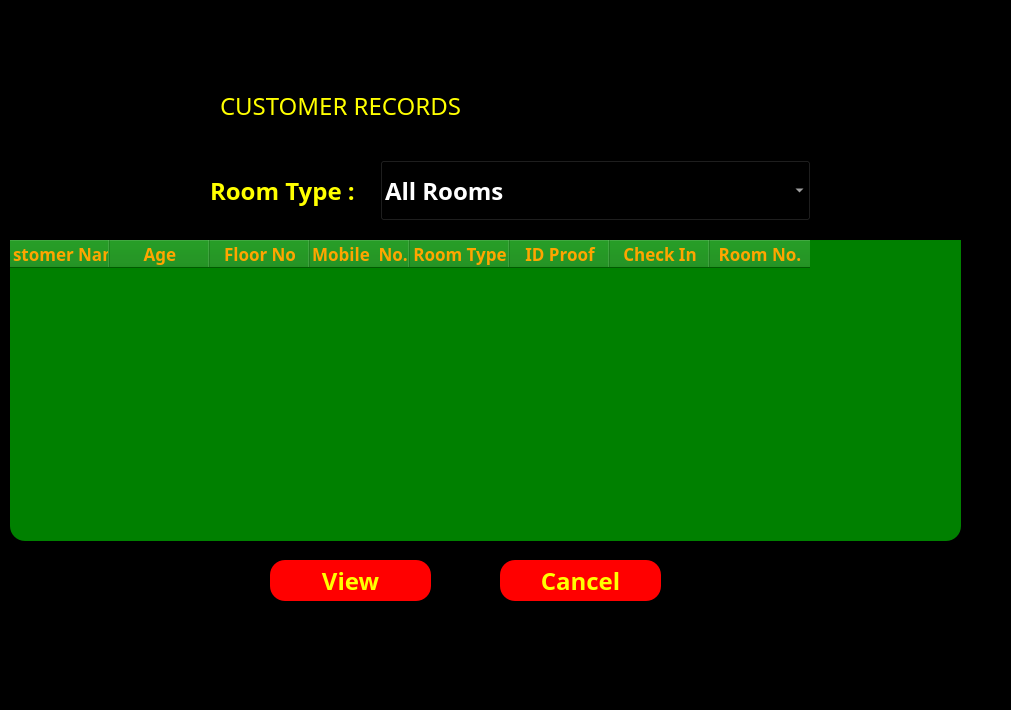
<?xml version="1.0" encoding="UTF-8"?>
<ui version="4.0">
 <class>Dialog</class>
 <widget class="QDialog" name="Dialog">
  <property name="geometry">
   <rect>
    <x>0</x>
    <y>0</y>
    <width>1011</width>
    <height>710</height>
   </rect>
  </property>
  <property name="windowTitle">
   <string>Dialog</string>
  </property>
  <property name="styleSheet">
   <string notr="true">*{
background:rgba;
font-family:century gothic;
font-size:24px;
}
QFrame
{
background:rgba;
border-radius:15px
}
QPushButton
{
background:red;
border-radius:60px;
}
QToolButton
{
background:red;
border-radius:60px;
}
QLabel
{
color:white;
background:transparent;
}
QPushButton
{
color:white;
border-radius:15px;
}
QPushButton:hover
{
color:#333;
border-radius:15px;
background:#49ebff;
}
QLineEdit
{
background:transparent;
border:none;
color:#717072;
border-bottom:1px solid #717072
}
</string>
  </property>
  <widget class="QFrame" name="frame">
   <property name="geometry">
    <rect>
     <x>10</x>
     <y>40</y>
     <width>981</width>
     <height>621</height>
    </rect>
   </property>
   <property name="styleSheet">
    <string notr="true">color:yellow;
</string>
   </property>
   <property name="frameShape">
    <enum>QFrame::StyledPanel</enum>
   </property>
   <property name="frameShadow">
    <enum>QFrame::Raised</enum>
   </property>
   <widget class="QLabel" name="label">
    <property name="geometry">
     <rect>
      <x>210</x>
      <y>40</y>
      <width>421</width>
      <height>51</height>
     </rect>
    </property>
    <property name="styleSheet">
     <string notr="true">QLabel{
font-weight: bold;
font-size: 40px;
color:orange;

};</string>
    </property>
    <property name="text">
     <string>CUSTOMER RECORDS</string>
    </property>
   </widget>
   <widget class="QPushButton" name="homebtn">
    <property name="geometry">
     <rect>
      <x>0</x>
      <y>40</y>
      <width>93</width>
      <height>28</height>
     </rect>
    </property>
    <property name="styleSheet">
     <string notr="true">QPushButton
{
font-size:14px;
color:white;
background:transparent;
}</string>
    </property>
    <property name="text">
     <string/>
    </property>
    <property name="icon">
     <iconset>
      <normaloff>icons/arrow-left.svg</normaloff>icons/arrow-left.svg</iconset>
    </property>
    <property name="iconSize">
     <size>
      <width>32</width>
      <height>32</height>
     </size>
    </property>
   </widget>
   <widget class="QComboBox" name="roomtype">
    <property name="geometry">
     <rect>
      <x>370</x>
      <y>120</y>
      <width>431</width>
      <height>61</height>
     </rect>
    </property>
    <property name="styleSheet">
     <string notr="true">font-weight: bold;
background:black;
color:white</string>
    </property>
    <item>
     <property name="text">
      <string>All Rooms</string>
     </property>
    </item>
    <item>
     <property name="text">
      <string>Single Bed Room- AC</string>
     </property>
    </item>
    <item>
     <property name="text">
      <string>Double Bed Room- AC</string>
     </property>
    </item>
    <item>
     <property name="text">
      <string>Luxary Room</string>
     </property>
    </item>
    <item>
     <property name="text">
      <string>Single Bed Room- NON AC</string>
     </property>
    </item>
    <item>
     <property name="text">
      <string>Double Bed Room- NON AC</string>
     </property>
    </item>
   </widget>
   <widget class="QLabel" name="label_4">
    <property name="geometry">
     <rect>
      <x>200</x>
      <y>130</y>
      <width>211</width>
      <height>41</height>
     </rect>
    </property>
    <property name="font">
     <font>
      <family>century gothic</family>
      <pointsize>-1</pointsize>
      <weight>75</weight>
      <bold>true</bold>
     </font>
    </property>
    <property name="styleSheet">
     <string notr="true">font-weight: bold;</string>
    </property>
    <property name="text">
     <string>Room Type : </string>
    </property>
   </widget>
   <widget class="QPushButton" name="view">
    <property name="geometry">
     <rect>
      <x>260</x>
      <y>520</y>
      <width>161</width>
      <height>41</height>
     </rect>
    </property>
    <property name="styleSheet">
     <string notr="true">font-weight: bold;</string>
    </property>
    <property name="text">
     <string>View</string>
    </property>
   </widget>
   <widget class="QPushButton" name="cancel">
    <property name="geometry">
     <rect>
      <x>490</x>
      <y>520</y>
      <width>161</width>
      <height>41</height>
     </rect>
    </property>
    <property name="styleSheet">
     <string notr="true">font-weight: bold;</string>
    </property>
    <property name="text">
     <string>Cancel</string>
    </property>
   </widget>
   <widget class="QTableWidget" name="rooms">
    <property name="geometry">
     <rect>
      <x>0</x>
      <y>200</y>
      <width>951</width>
      <height>301</height>
     </rect>
    </property>
    <property name="sizePolicy">
     <sizepolicy hsizetype="Expanding" vsizetype="Expanding">
      <horstretch>0</horstretch>
      <verstretch>10</verstretch>
     </sizepolicy>
    </property>
    <property name="minimumSize">
     <size>
      <width>30</width>
      <height>0</height>
     </size>
    </property>
    <property name="sizeIncrement">
     <size>
      <width>90</width>
      <height>0</height>
     </size>
    </property>
    <property name="styleSheet">
     <string notr="true">font-weight: bold;
font-size: 17px;
color:orange;
background:green;</string>
    </property>
    <property name="lineWidth">
     <number>5</number>
    </property>
    <property name="alternatingRowColors">
     <bool>true</bool>
    </property>
    <property name="gridStyle">
     <enum>Qt::SolidLine</enum>
    </property>
    <attribute name="horizontalHeaderMinimumSectionSize">
     <number>100</number>
    </attribute>
    <attribute name="horizontalHeaderShowSortIndicator" stdset="0">
     <bool>false</bool>
    </attribute>
    <attribute name="horizontalHeaderStretchLastSection">
     <bool>false</bool>
    </attribute>
    <attribute name="verticalHeaderDefaultSectionSize">
     <number>100</number>
    </attribute>
    <attribute name="verticalHeaderMinimumSectionSize">
     <number>100</number>
    </attribute>
    <attribute name="verticalHeaderShowSortIndicator" stdset="0">
     <bool>false</bool>
    </attribute>
    <attribute name="verticalHeaderStretchLastSection">
     <bool>false</bool>
    </attribute>
    <column>
     <property name="text">
      <string>Customer Name</string>
     </property>
    </column>
    <column>
     <property name="text">
      <string>Age</string>
     </property>
    </column>
    <column>
     <property name="text">
      <string>Floor No</string>
     </property>
    </column>
    <column>
     <property name="text">
      <string>Mobile  No.</string>
     </property>
    </column>
    <column>
     <property name="text">
      <string>Room Type</string>
     </property>
    </column>
    <column>
     <property name="text">
      <string>ID Proof</string>
     </property>
    </column>
    <column>
     <property name="text">
      <string>Check In</string>
     </property>
    </column>
    <column>
     <property name="text">
      <string>Room No.</string>
     </property>
    </column>
   </widget>
  </widget>
 </widget>
 <resources/>
 <connections/>
</ui>
